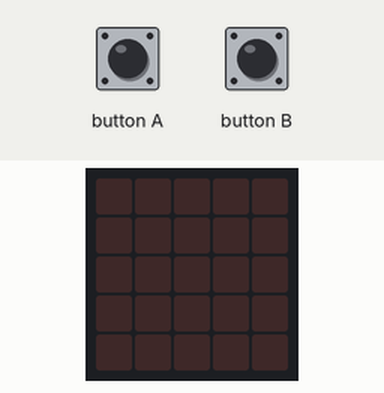
Recording of a program running on a simulated BBC micro:bit (MakeCode). Shown: the board's 5×5 LED display. Inputs (shaded band) come from the test bench. Random numbers come from a fixed seed.

Above: at 1.2 s.
1.3 s: button B pressed for 0.15 s
At 2.6 s:
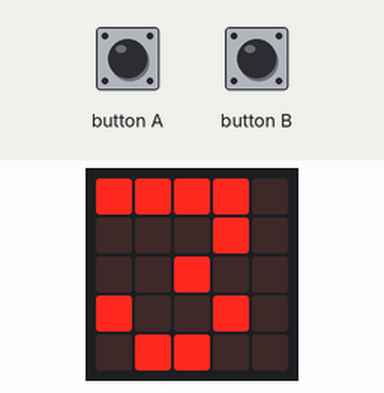
2.9 s: button A pressed for 0.15 s
At 4.0 s:
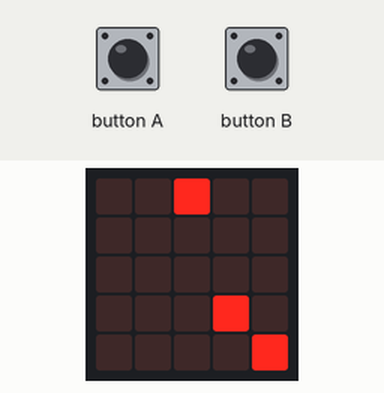
4.5 s: button A pressed for 0.15 s
At 5.3 s:
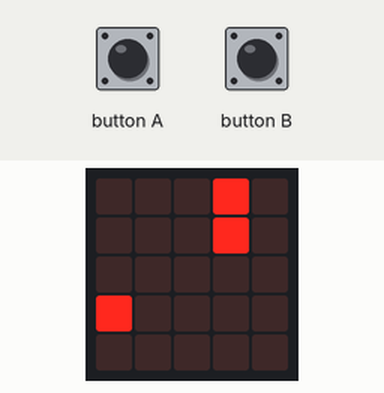
6.1 s: button A pressed for 0.15 s
At 7.4 s:
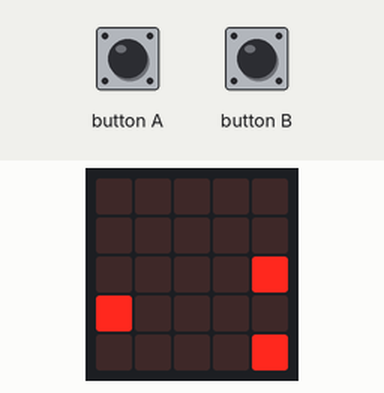
7.7 s: button A pressed for 0.15 s
At 8.9 s:
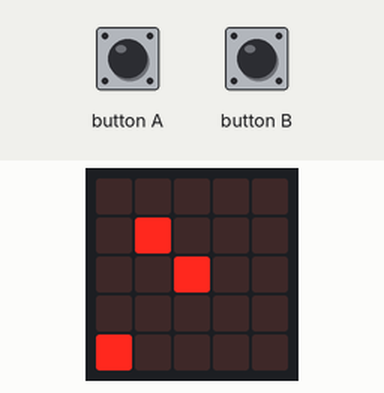
9.3 s: button A pressed for 0.15 s
At 10.1 s:
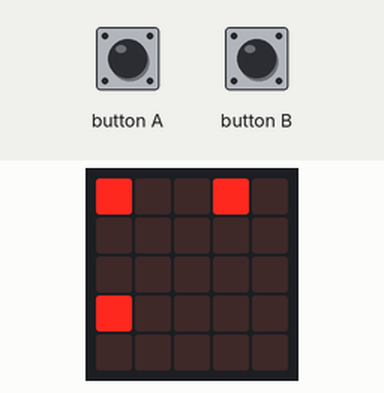
Timing chart, 0 to 11.9 s (numbered marks = the images above; inputs shaded):
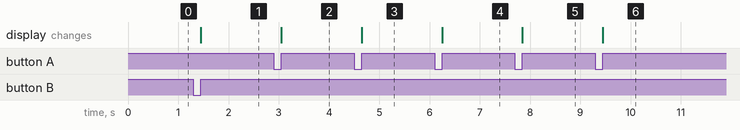

Measured:
- after the input at 1.3 s, the display: changes after 0.15 s (image 1)
- after the input at 2.9 s, the display: changes after 0.15 s (image 2)
- after the input at 4.5 s, the display: changes after 0.15 s (image 3)
- after the input at 6.1 s, the display: changes after 0.15 s (image 4)
- after the input at 7.7 s, the display: changes after 0.15 s (image 5)
- after the input at 9.3 s, the display: changes after 0.15 s (image 6)

The program:

main.ts
```typescript
let x = 0
let y = 0
let list: number[] = []
let n = 0
let 隨機 = 0
let a = 0
function 燈數 (num: number) {
    if (num % 5 == 0) {
        x = 4
        y = Math.floor(num / 5) - 1
    } else {
        x = num % 5 - 1
        y = Math.floor(num / 5)
    }
    led.plot(x, y)
}
// 畫面將會顯示剛剛按下B按鈕後顯示數字數量的燈數
input.onButtonPressed(Button.A, function () {
    basic.clearScreen()
    list = []
    for (let index = 0; index < 25; index++) {
        list.push(0)
    }
    n = 0
    // 顯示剛剛B抽到數字的燈數
    while (n < 隨機) {
        a = randint(0, 24)
        if (list[a] == 0) {
            list[a] = 1
            n += 1
            燈數(a + 1)
        }
    }
})
// 隨機從2到5抽一個數字，顯示於畫面
input.onButtonPressed(Button.B, function () {
    隨機 = randint(2, 5)
    basic.showNumber(隨機)
})
```

test.ts
```typescript
// 在這裡測試；當此封包作為擴充功能時，將不會編譯此內容。
```
